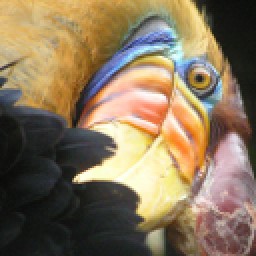
#> input picture CourseraML/ex7/data/bird_small.png, 128 x 128 px, found by its file name (shown 2 times larger)
$ jupyter execute --allow-errors '1 Kmeans.ipynb'   (shell and % lines are left out)
#> lines starting #> are read from the running program, lines starting #| are printed output that depends on the picture
# 二维Kmeans

## 1 导入数据

[cell 1]
import matplotlib.pyplot as plt
import seaborn as sns
import numpy as np
import pandas as pd
from scipy.io import loadmat

#> (a cell that did not finish here is left out)

#> (a cell that did not finish here is left out)

## 2 KMeans

[cell 4]
#Visualizing the data
# [41 lines left out: function plotData, not called in this run]

[cell 5]
#从样本中提取k个样本出来
def random_init(data, k):
    import time
    r = np.random.RandomState(int(time.time()))
    return data[np.random.randint(0, len(data), k)]

k = 3
#> (the rest of this cell did not finish here and is left out)

[cell 6]
#计算每个样本到所有聚类中心的距离
def dist(X, centroids):
    d = X.reshape(-1, 1, X.shape[-1]) - centroids
    d = (d * d).sum(axis=2)
    return d

[cell 7]
def K_means(X, k, centroids=None, epoches=10):
    if centroids is None:
        centroids = random_init(X, k)
    centroids_history = [centroids]
    cost = []
    m = len(X)
    c = None
    for i in range(epoches):
        # 先找到每一个样本的最近簇中心点
        d = dist(X, centroids)
        # c是簇中心值
        c = d.argmin(axis=1)
        # md是每个样本到簇中心的距离
        md = d.min(axis=1)
        # KMeans的损失函数值
        cost.append(md.sum() / m)

        # 更新簇中心位置
        new_centroids = np.empty_like(centroids)
        for i in range(k):
            #选出第i类的所有样本
            kX = X[c == i]
            #更新簇中心所在位置
            new_centroids[i] = kX.mean(axis=0)

        centroids_history.append(new_centroids)
        centroids = new_centroids
    return c, centroids_history, cost

#> (a cell that did not finish here is left out)

#> (a cell that did not finish here is left out)

#> (a cell that did not finish here is left out)

[cell 11]
def best_KMeans(X, k, times=10, epoches=10):
    best_c = None
    best_hist = None
    best_cost = None
    min_cost = 99999999.
    for i in range(times):
        c, hist, cost = K_means(X, k, None, epoches)
        if cost[-1] < min_cost:
            min_cost = cost[-1]
            best_cost = cost
            best_hist = hist
            best_c = c
    return best_c, best_hist, best_cost

#> (a cell that did not finish here is left out)

#> (a cell that did not finish here is left out)

## 3 用sklearn的KMeans

[cell 14]
from sklearn.cluster import KMeans

[cell 15]
kmeans = KMeans(n_clusters=k)
#> (the rest of this cell did not finish here and is left out)

#> (a cell that did not finish here is left out)

## 3 用KMeans压缩图片

[cell 17]
from skimage.io import imread

[cell 18]
im = imread("./data/bird_small.png")
#> im is the input picture: shape (128, 128, 3); mean R, G, B 135.4, 117.4, 91.3
plt.imshow(im)

[cell 19]
X = im / 255
X = X.reshape(-1, 3)

[cell 20]
X.shape
#> Out = (16384, 3)

[cell 21]
k = 16
c, hist, cost = best_KMeans(X, k)
#> the loop in best_KMeans, `for i in range(times):` made 10 passes
#> min_cost on passes 1 to 2: 0.00861, 0.00759
#> cost on pass 5: [0.0191, nan, nan, nan, nan, nan, nan, nan, nan, nan]
#> after the loop in best_KMeans, `for i in range(times):`: best_c = 16384 values, max 15 at index 48, min 0 at index 30, mean 7.04; min_cost = 0.00759
#> c has the same summary as best_c in best_KMeans; hist = 11 items; cost = [0.0151, 0.00879, 0.00817, 0.00793, 0.00784, 0.00777, 0.00771, 0.00765, 0.00761, 0.00759]

[cell 22]
final_im = hist[-1][c]
final_im.shape
#> Out = (16384, 3)

[cell 23]
plt.imshow(final_im.reshape((128, 128, 3)))
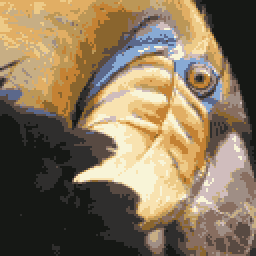
#> shown: shape (128, 128, 3) float64 (shown 2 times larger); mean R, G, B 0.531, 0.46, 0.358

[cell 24]
plt.plot(list(range(len(cost))), cost)
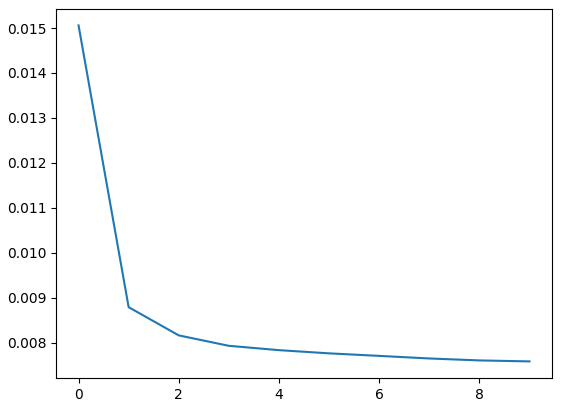
#> figure drawn by matplotlib, 1 panel; curve peaks at x = 0, y = 0.0151
